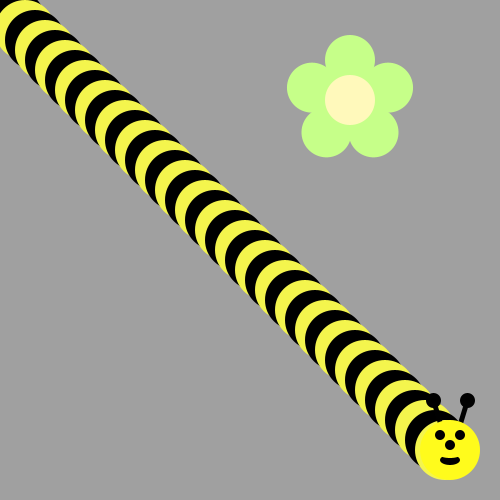
Frame 1 (no input)
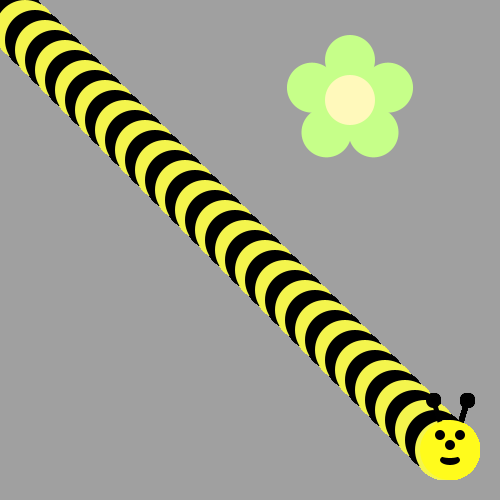
Frame 60 (the mouse pressed at the canvas centre just before this capture)
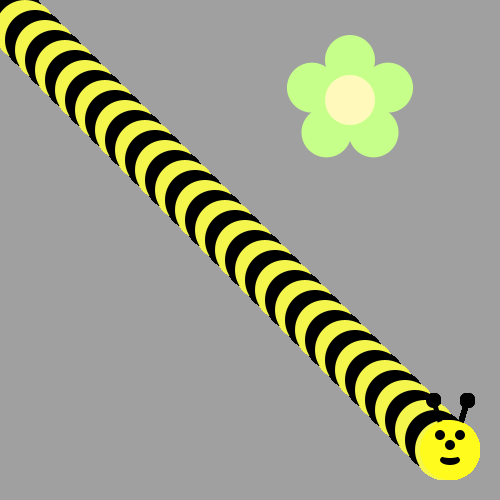
Frame 120 (the mouse held since frame 60 and released just before this capture)

The Processing sketch that drew these frames (run headless with seeded random() and noise(); from frame 60 on, the mouse is pressed at the canvas centre):

// Processing sketch: Bumble_Bee
// ── Bumble_Bee.pde
void draw() {
/*Use a loop to make a body for the Bee!
Then put his head on using drawBeeFace(x,y)
Use Modulo to make the colors alternate 
*/
int x=0;
for(int i=0; i<45; i++){
if(i%2==0){
  fill(#F4F54D);
}
else{
  fill(0, 0, 0);
}
ellipse(x+=5, x+=5, 60, 60);
}
  drawBeeFace(x,x);
}

void drawFlower(int x, int y) {
     noStroke();
     translate(x, y);
     // draw 5 petals, rotating after each one<
     fill(#c6ff89);      // green
      for (int i = 0; i < 5; i++) {
           ellipse(0, -40, 50, 50);
          rotate(radians(72));
     }
     fill(#fff9bb); // light yellow
     ellipse(0, 0, 50, 50);
} 
void drawBeeFace(int BeeFaceX, int BeeFaceY) {
     noStroke();
     fill(0, 0, 0);
     stroke(1);
     strokeWeight(5);
     line(BeeFaceX-10, BeeFaceY-27, BeeFaceX-17, BeeFaceY-50);
     line(BeeFaceX+10, BeeFaceY-27, BeeFaceX+17, BeeFaceY-50);
     ellipse(BeeFaceX-17, BeeFaceY-50, 10, 10);
     ellipse(BeeFaceX+17, BeeFaceY-50, 10, 10);
     noStroke();
     fill(255, 251, 28);
     ellipse(BeeFaceX, BeeFaceY, 60, 60); // face
     fill(255, 237, 209);
     fill(0,0,0);
      ellipse(BeeFaceX-10, BeeFaceY-15, 10, 10); // eyes
     ellipse(BeeFaceX+10, BeeFaceY-15, 10, 10);
      ellipse(BeeFaceX, BeeFaceY-5, 10, 10); // nose
      ellipse(BeeFaceX, BeeFaceY+10, 20, 10);// mouth
     fill(255, 251, 28);
     ellipse(BeeFaceX, BeeFaceY+5, 20, 6);
}

void setup() {
     ellipseMode(CENTER);
     size(500, 500);
     background(160, 160, 160);
      drawFlower(350, 100);
}
